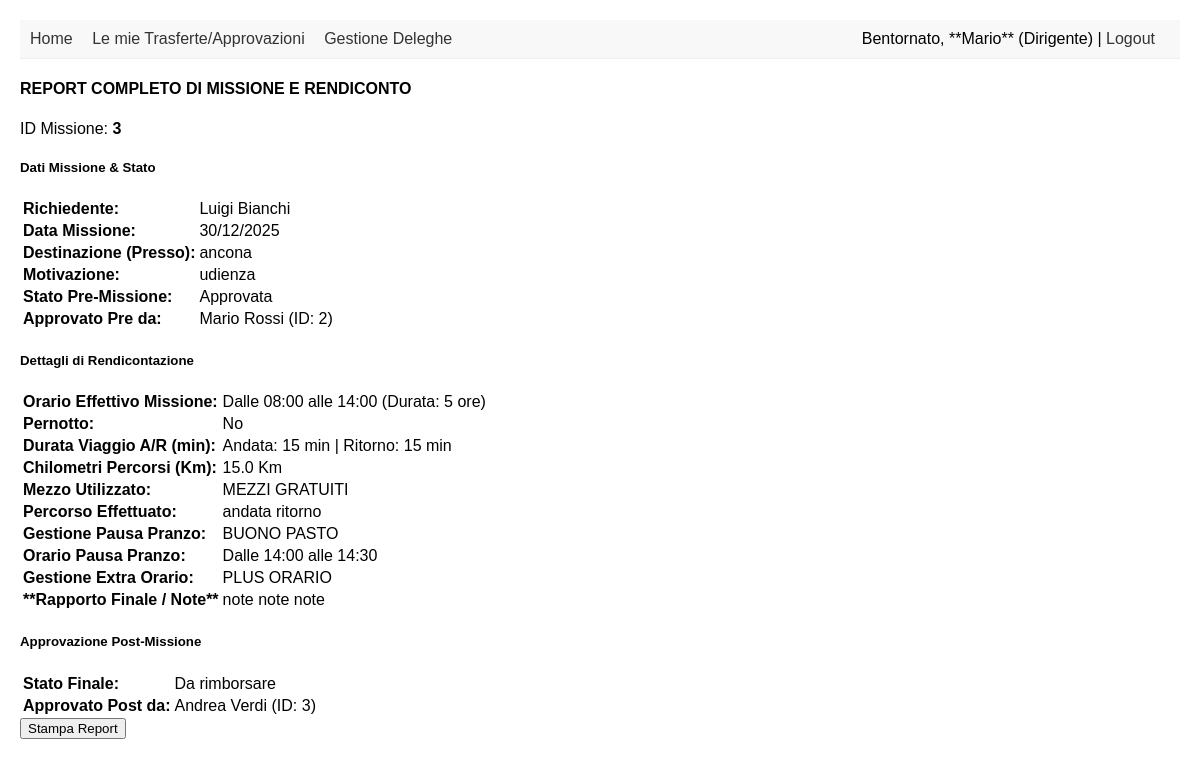
Screenshot of /report_trasferta/3 (signed in) with the database file from the repository.
### models.py (models this page shows, shortened)
class Dipendente(UserMixin, db.Model):
    __tablename__ = 'dipendente'
    id = db.Column(db.Integer, primary_key=True)
    nome = db.Column(db.String(100), nullable=False)
    cognome = db.Column(db.String(100), nullable=False)
    email = db.Column(db.String(120), unique=True, nullable=False)
    password_hash = db.Column(db.String(128), nullable=False)
    ruolo = db.Column(db.String(50), nullable=False, default='Dipendente') # Dipendente, Dirigente, Amministrazione
    id_dirigente = db.Column(db.Integer, db.ForeignKey('dipendente.id'), nullable=True)
    dirigente_responsabile = db.relationship(
        'Dipendente',
        remote_side=[id],
        back_populates='sottoposti',
        foreign_keys=[id_dirigente]
    )
    sottoposti = db.relationship(
        'Dipendente',
        back_populates='dirigente_responsabile',
        lazy='dynamic',
        foreign_keys=[id_dirigente]
    )
    trasferte_richieste = db.relationship(
        'Trasferta',
        back_populates='richiedente',
        foreign_keys='Trasferta.id_dipendente', # Specificare la foreign key qui aiuta a prevenire conflitti
        lazy=True
    )
    trasferte_approvate = db.relationship(
        'Trasferta',
        back_populates='approvatore_pre',
        foreign_keys='Trasferta.id_approvatore_pre',
        lazy='dynamic'
    )
    spese_approvate = db.relationship(
        'Trasferta',
        back_populates='approvatore_post', # Deve corrispondere a Trasferta.approvatore_post
        foreign_keys='Trasferta.id_approvatore_post', # Deve corrispondere a Trasferta.id_approvatore_post
        lazy='dynamic'
    )
    deleghe_date = db.relationship(
        'Delega',
        foreign_keys='Delega.id_delegante',
        back_populates='delegante',
        lazy='dynamic'
    )
    deleghe_ricevute = db.relationship(
        'Delega',
        foreign_keys='Delega.id_delegato',
        back_populates='delegato',
        lazy='dynamic'
    )

class Trasferta(db.Model):
    __tablename__ = 'trasferta'
    id = db.Column(db.Integer, primary_key=True)
    giorno_missione = db.Column(db.Date, nullable=False)
    inizio_missione_ora = db.Column(db.Time, nullable=True)
    missione_presso = db.Column(db.Text, nullable=False)
    motivo_missione = db.Column(db.Text, nullable=True)
    utilizzo_mezzo = db.Column('utilizzo_mezzo', db.String(10), default='No')
    aut_extra_orario = db.Column('aut_extra_orario', db.String(10), default='No')
    aut_timbratura_entrata = db.Column(db.Time, nullable=True)
    aut_timbratura_uscita = db.Column(db.Time, nullable=True)
    motivo_timbratura = db.Column(db.Text, nullable=True)
    note_premissione = db.Column(db.Text, nullable=True)
    ora_inizio_effettiva = db.Column(db.Time, nullable=True)
    ora_fine_effettiva = db.Column(db.Time, nullable=True)
    durata_totale_ore = db.Column(db.Integer, nullable=True) # Campo calcolato, lo aggiorneremo dopo
    pernotto = db.Column(db.Boolean, default=False, nullable=True)
    durata_viaggio_andata_min = db.Column(db.Integer, nullable=True) # Convertito in minuti per semplicità
    durata_viaggio_ritorno_min = db.Column(db.Integer, nullable=True)
    km_percorsi = db.Column(db.Float, nullable=True)
    mezzo_km_percorsi = db.Column(db.String(50), nullable=True) # MEZZI GRATUITI, FERROVIA, MEZZI PROPRI, etc.
    percorso_effettuato = db.Column(db.Text, nullable=True)
    richiesta_pausa_pranzo = db.Column(db.String(50), nullable=True) # NESSUNA, BUONO PASTO, RIMBORSO SPESE
    pausa_pranzo_dalle = db.Column(db.Time, nullable=True)
    pausa_pranzo_alle = db.Column(db.Time, nullable=True)
    extra_orario = db.Column(db.String(50), nullable=True) # PLUS ORARIO, LAVORO STRAORDINARIO, RECUPERO TASTO 4
    note_rendicontazione = db.Column(db.Text, nullable=True)
    rapporto_finale = db.Column(db.Text, nullable=True)
    stato_post_missione = db.Column(db.String(50), default='N/A', nullable=False) # In attesa, Da rimborsare, Rimborso negato
    data_approvazione_post = db.Column(db.DateTime, nullable=True)
    id_approvatore_post = db.Column(db.Integer, db.ForeignKey('dipendente.id'), nullable=True)
    id_dipendente = db.Column(db.Integer, db.ForeignKey('dipendente.id'), nullable=False)
    id_dirigente = db.Column(db.Integer, db.ForeignKey('dipendente.id'), nullable=False)
    stato_pre_missione = db.Column(db.String(50), default='In attesa', nullable=False)
    data_approvazione_pre = db.Column(db.DateTime, nullable=True) # Quando la decisione è stata presa
    id_approvatore_pre = db.Column(db.Integer, db.ForeignKey('dipendente.id'), nullable=True)
    richiedente = db.relationship(
        'Dipendente',
        back_populates='trasferte_richieste',
        foreign_keys=[id_dipendente]
    )
    approvatore_pre = db.relationship(
        'Dipendente',
        back_populates='trasferte_approvate',
        foreign_keys=[id_approvatore_pre]
    )
    approvatore_post = db.relationship(
        'Dipendente',
        back_populates='spese_approvate',
        foreign_keys=[id_approvatore_post]
    )

### app.py (the view)
@app.route('/report_trasferta/<int:trasferta_id>')
@login_required
def report_trasferta(trasferta_id):
    trasferta = db.session.execute(
        db.select(Trasferta)
        .filter_by(id=trasferta_id)
        .options(
            joinedload(Trasferta.richiedente),
            joinedload(Trasferta.approvatore_pre),
            joinedload(Trasferta.approvatore_post)
        )
    ).scalar_one_or_none()
    if trasferta is None:
        abort(404) # Missione non trovata
    if trasferta.id_dipendente != current_user.id and not is_authorized_approver(trasferta):
        flash('Accesso negato al report.', 'danger')
        return redirect(url_for('mie_trasferte'))
    if trasferta.stato_post_missione not in ['Da rimborsare', 'Rimborso Concesso', 'Rimborso negato']:
        flash('Report non disponibile finché la missione non è finalizzata (stato post-missione: {}).'.format(trasferta.stato_post_missione), 'warning')
        return redirect(url_for('mie_trasferte'))
    return render_template('report_trasferta.html', trasferta=trasferta)

### app.py (called while the page is built, shortened)
def is_authorized_approver(trasferta):
    if not current_user.is_authenticated:
        return False
    dirigente_approvatore_id = trasferta.id_dirigente
    if not dirigente_approvatore_id:
        return False
    if current_user.id == dirigente_approvatore_id:
        return True

@login_manager.user_loader
def load_user(user_id):
    return Dipendente.query.options(
        joinedload(Dipendente.dirigente_responsabile)
    ).get(int(user_id))

### templates/report_trasferta.html (shortened to what this page needs)
{% extends "base.html" %}
{% block content %}
<div class="container mt-4 mb-5 printable-area">
    <div class="row justify-content-center">
        <div class="col-lg-10">
            <div class="card shadow">
                <div class="card-header bg-primary text-white text-center">
                    <h4 class="mb-0">REPORT COMPLETO DI MISSIONE E RENDICONTO</h4>
                    <p class="mb-0">ID Missione: <strong>{{ trasferta.id }}</strong></p>
                </div>
                <div class="card-body">
                    <h5 class="mt-3 mb-3 text-primary border-bottom pb-1">Dati Missione & Stato</h5>
                    <table class="table table-bordered table-sm">
                        <tbody>
                            <tr>
                                <td style="width: 30%;"><strong>Richiedente:</strong></td>
                                <td>{{ trasferta.richiedente.nome }} {{ trasferta.richiedente.cognome }}</td>
                            </tr>
                            <tr>
                                <td><strong>Data Missione:</strong></td>
                                <td>{{ trasferta.giorno_missione.strftime('%d/%m/%Y') }}</td>
                            </tr>
                            <tr>
                                <td><strong>Destinazione (Presso):</strong></td>
                                <td>{{ trasferta.missione_presso }}</td>
                            </tr>
                            <tr>
                                <td><strong>Motivazione:</strong></td>
                                <td>{{ trasferta.motivo_missione or 'N/D' }}</td>
                            </tr>
                            <tr>
                                <td><strong>Stato Pre-Missione:</strong></td>
                                <td><span
                                        class="badge bg-{{ 'success' if trasferta.stato_pre_missione == 'Approvata' else 'danger' if trasferta.stato_pre_missione == 'Rifiutata' else 'warning' }}">{{
                                        trasferta.stato_pre_missione }}</span></td>
                            </tr>
                            <tr>
                                <td><strong>Approvato Pre da:</strong></td>
                                <td>{{ trasferta.approvatore_pre.nome }} {{ trasferta.approvatore_pre.cognome }} (ID: {{
                                    trasferta.id_approvatore_pre or 'N/D' }})</td>
                            </tr>
                        </tbody>
                    </table>
                    <h5 class="mt-4 mb-3 text-primary border-bottom pb-1">Dettagli di Rendicontazione</h5>
                    {% if trasferta.stato_post_missione != 'N/A' %}
                    <table class="table table-bordered table-sm">
                        <tr>
                            <td style="width: 30%;"><strong>Orario Effettivo Missione:</strong></td>
                            <td>
                                {% if trasferta.ora_inizio_effettiva and trasferta.ora_fine_effettiva %}
                                Dalle {{ trasferta.ora_inizio_effettiva.strftime('%H:%M') }} alle {{
                                trasferta.ora_fine_effettiva.strftime('%H:%M') }} (Durata: {{
                                trasferta.durata_totale_ore or 'N/D' }} ore)
                                {% else %}
                                N/D
                                {% endif %}
                            </td>
                        </tr>
                        <tr>
                            <td><strong>Pernotto:</strong></td>
                            <td>{{ 'Sì' if trasferta.pernotto else 'No' }}</td>
                        </tr>
                        <tr>
                            <td><strong>Durata Viaggio A/R (min):</strong></td>
                            <td>
                                Andata: {{ trasferta.durata_viaggio_andata_min or 'N/D' }} min |
                                Ritorno: {{ trasferta.durata_viaggio_ritorno_min or 'N/D' }} min
                            </td>
                        </tr>
                        <tr>
                            <td><strong>Chilometri Percorsi (Km):</strong></td>
                            <td>{{ trasferta.km_percorsi or 'N/D' }} Km</td>
                        </tr>
                        <tr>
                            <td><strong>Mezzo Utilizzato:</strong></td>
                            <td>{{ trasferta.mezzo_km_percorsi or 'N/D' }}</td>
                        </tr>
                        <tr>
                            <td><strong>Percorso Effettuato:</strong></td>
                            <td>{{ trasferta.percorso_effettuato or 'Non specificato' }}</td>
                        </tr>
                        <tr>
                            <td><strong>Gestione Pausa Pranzo:</strong></td>
                            <td>{{ trasferta.richiesta_pausa_pranzo or 'N/D' }}</td>
                        </tr>
                        {% if trasferta.pausa_pranzo_dalle and trasferta.pausa_pranzo_alle %}
                        <tr>
                            <td><strong>Orario Pausa Pranzo:</strong></td>
                            <td>Dalle {{ trasferta.pausa_pranzo_dalle.strftime('%H:%M') }} alle {{
                                trasferta.pausa_pranzo_alle.strftime('%H:%M') }}</td>
                        </tr>
                        {% endif %}
                        <tr>
                            <td><strong>Gestione Extra Orario:</strong></td>
                            <td>{{ trasferta.extra_orario or 'N/D' }}</td>
                        </tr>
                        {% if trasferta.note_rendicontazione %}
                        <tr>
                            <th>**Rapporto Finale / Note**</th>
                            <td>{{ trasferta.note_rendicontazione | replace('\n', '<br>') | safe }}</td>
                        </tr>
                        {% endif %}
                    </table>
                    {% else %}
                        <div class="alert alert-warning">Il rendiconto post-missione non è ancora stato compilato.</div>
                    {% endif %}
                    <h5 class="mt-4 mb-3 text-primary border-bottom pb-1">Approvazione Post-Missione</h5>
                    <table class="table table-bordered table-sm">
                        <tbody>
                            <tr>
                                <td style="width: 30%;"><strong>Stato Finale:</strong></td>
                                <td><span
                                        class="badge bg-{{ 'success' if trasferta.stato_post_missione in ['Da rimborsare', 'Rimborso Concesso'] else 'danger' if trasferta.stato_post_missione == 'Rimborso negato' else 'info' }}">{{
                                        trasferta.stato_post_missione }}</span></td>
                            </tr>
                            <tr>
                                <td><strong>Approvato Post da:</strong></td>
                                <td>{{ trasferta.approvatore_post.nome }} {{ trasferta.approvatore_post.cognome }} (ID:
                                    {{ trasferta.id_approvatore_post or 'N/D' }})</td>
                            </tr>
                        </tbody>
                    </table>
                    <div class="mt-4 text-center">
                        <button class="btn btn-secondary btn-lg d-print-none" onclick="window.print()">Stampa
                            Report</button>
                    </div>
                </div>
            </div>
        </div>
    </div>
</div>
{% endblock %}

### templates/base.html (shortened to what this page needs)
<!DOCTYPE html>
<html lang="it">
<head>
</head>
<body>
    <div class="navbar">
        <a href="{{ url_for('index') }}">Home</a>
        {% if current_user.is_authenticated %}
            <a href="{{ url_for('mie_trasferte') }}">Le mie Trasferte/Approvazioni</a>
            {% if current_user.ruolo == 'Dirigente' %}
                <a href="{{ url_for('gestisci_deleghe') }}">Gestione Deleghe</a>
            {% endif %}
            <span style="float: right;">
                Bentornato, **{{ current_user.nome }}** ({{ current_user.ruolo }}) |
                <a href="{{ url_for('logout') }}">Logout</a>
            </span>
        {% else %}
            <a href="{{ url_for('login') }}">Login</a>
            <a href="{{ url_for('register') }}">Registrati</a>
        {% endif %}
    </div>
    <div class="content">
        {% block content %}{% endblock %}
    </div>
</body>
</html>

### templates/base.html (style rules this page uses)
body { font-family: Arial, sans-serif; margin: 20px; }
.navbar { background-color: #f8f8f8; padding: 10px; border-bottom: 1px solid #eee; margin-bottom: 20px; }
.navbar a { margin-right: 15px; text-decoration: none; color: #333; }

### rows the page displays
Dipendente: nome "Mario", ruolo "Dirigente", approvatore_pre.nome "Mario", approvatore_pre.cognome "Rossi"
Trasferta: id "3", giorno_missione "30/12/2025", missione_presso "ancona", motivo_missione "udienza", stato_pre_missione "Approvata", id_approvatore_pre "2", ora_inizio_effettiva "08:00", ora_fine_effettiva "14:00", durata_totale_ore "5", pernotto "No", durata_viaggio_andata_min "15", durata_viaggio_ritorno_min "15", km_percorsi "15.0", mezzo_km_percorsi "MEZZI GRATUITI", percorso_effettuato "andata ritorno", richiesta_pausa_pranzo "BUONO PASTO", pausa_pranzo_dalle "14:00", pausa_pranzo_alle "14:30", extra_orario "PLUS ORARIO", note_rendicontazione "note note note", stato_post_missione "Da rimborsare", id_approvatore_post "3"
Dipendente: richiedente.nome "Luigi", richiedente.cognome "Bianchi"
Dipendente: approvatore_post.nome "Andrea", approvatore_post.cognome "Verdi"
